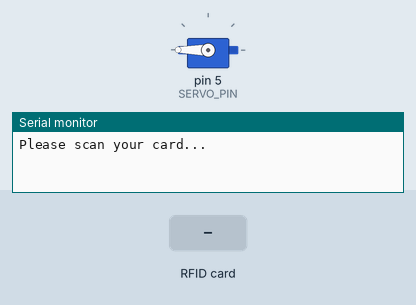
This sketch was run on a simulated Arduino Uno, built with avr-gcc and run on an emulated ATmega328P. On the bench: servo, the last lines printed to the serial monitor. The inputs (shaded band) are chosen by the test bench.

Above: at 1.2 s.
1.3 s: RFID card 15 D2 D2 22 held to the reader
At 2.6 s:
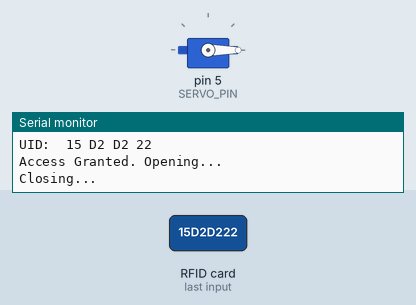
4.3 s: RFID card 89 E8 06 BA held to the reader
At 6.3 s:
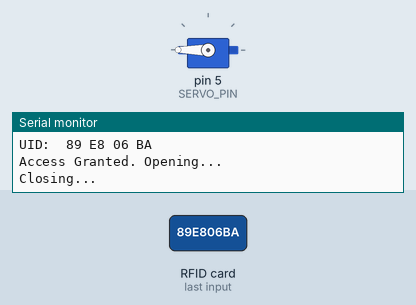
Timing chart, 0 to 7.8 s (numbered marks = the images above; inputs shaded):
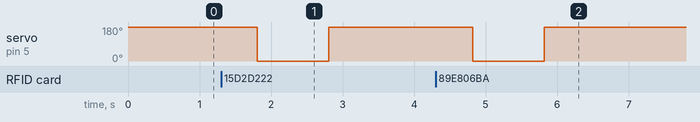

The sketch:

Lock.ino
```cpp
#include <SPI.h>
#include <MFRC522.h>

#define SS_PIN 10
#define RST_PIN 9
#define SERVO_PIN 5
MFRC522 mfrc522(SS_PIN, RST_PIN);   // Create MFRC522 instance.

// Servo setup
#include <Servo.h>
Servo myservo;  // create servo object to control a servo

int potpin = 5;  // digital pin used to connect the potentiometer
int val;    // variable to read the value from the analog pin

void setup() {
  Serial.begin(9600);   // Initiate a serial communication
  SPI.begin();      // Initiate  SPI bus
  mfrc522.PCD_Init();   // Initiate MFRC522
  myservo.attach(SERVO_PIN);  // Servo Setup: attaches the servo on pin 5 to the servo object
  myservo.write(180);

  Serial.println("Please scan your card...");
  Serial.println();
}

void loop() {
  // Look for new cards
  if (!mfrc522.PICC_IsNewCardPresent()) {
    return;
  }
  // Select one of the cards
  if (!mfrc522.PICC_ReadCardSerial()) {
    return;
  }

  //Show UID on serial monitor and set to content
  Serial.print("\nUID: ");
  String content = "";
  byte letter;
  for (byte i = 0; i < mfrc522.uid.size; i++) {
    Serial.print(mfrc522.uid.uidByte[i] < 0x10 ? " 0" : " "); //Print UID
    Serial.print(mfrc522.uid.uidByte[i], HEX);
    content.concat(String(mfrc522.uid.uidByte[i] < 0x10 ? " 0" : " ")); //set the UID into content for future comparison
    content.concat(String(mfrc522.uid.uidByte[i], HEX));
  }
  Serial.println();
  content.toUpperCase();

  if (content.substring(1) == "15 D2 D2 22" || content.substring(1) == "89 E8 06 BA") //1: Mastercard, 2: TAG: BA,
  {
    Serial.println("Access Granted. Opening...");
    delay(500);

    //Servo Run
    val = digitalRead(potpin);            // reads the value of the potentiometer (value between 0 and 1023)
    val = map(val, 0, 1023, 0, 180);      // scale it to use it with the servo (value between 0 and 180)
    myservo.write(val);                   // sets the servo position according to the scaled value

    Serial.println("Closing...");

    delay(1000);                          // delay
    myservo.write(180);                   // closed degree:180
  }

  else {
    Serial.println("Access denied");
    delay(1000);
  }
}
```

Measured:
- after the input at 1.3 s, servo on pin 5 (SERVO_PIN): 180° → 0° after 0.51 s, → 180° 1.0 s later
- after the input at 4.3 s, servo on pin 5 (SERVO_PIN): 180° → 0° after 0.52 s, → 180° 1.0 s later
